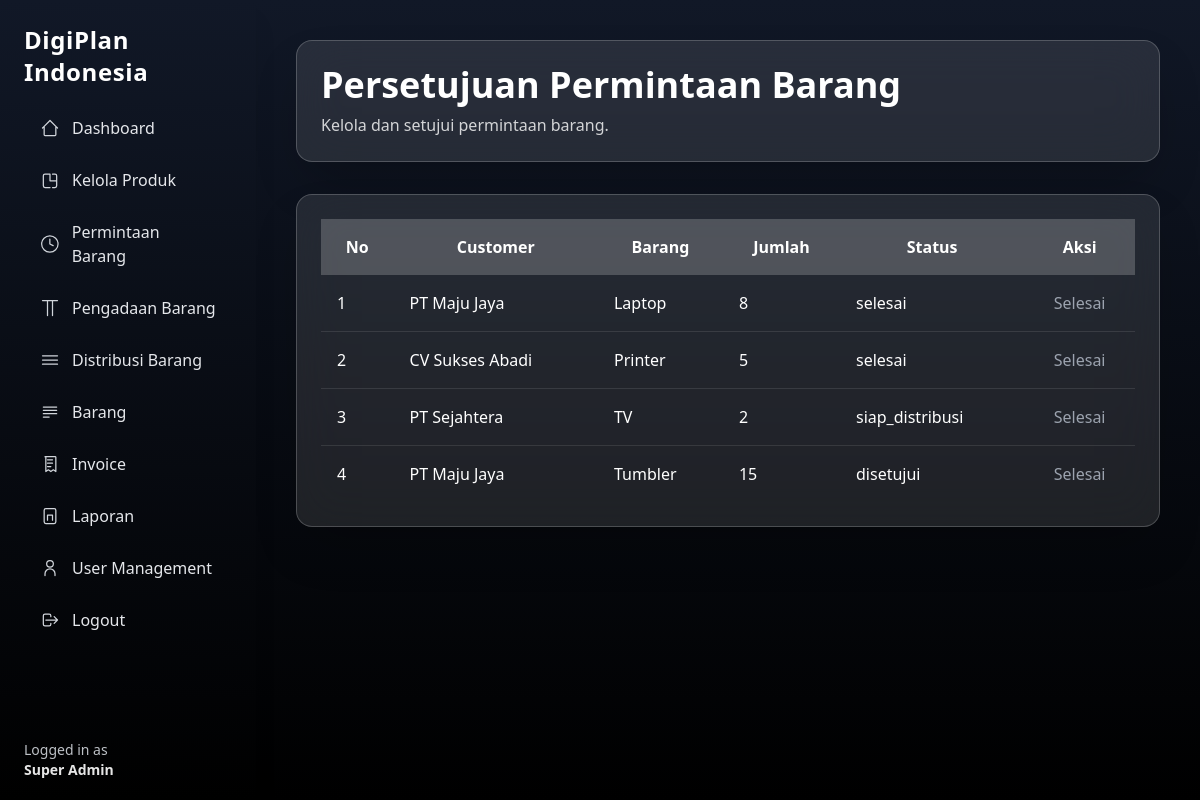
Before: /superadmin/item-approval.php (signed in) with the older database file.
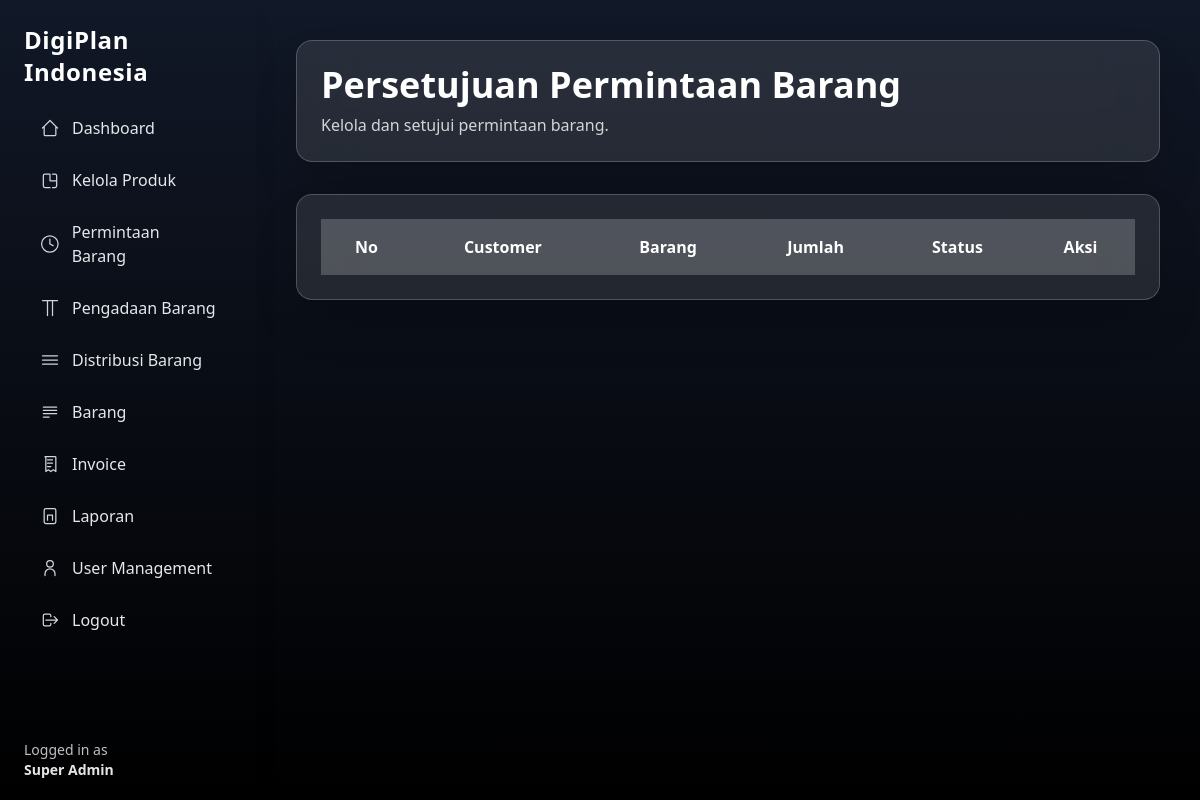
After: the same page with the newer database file.
### tables this page shows
CREATE TABLE permintaan_barang (
  id INT AUTO_INCREMENT PRIMARY KEY,
  kode_permintaan VARCHAR(50) UNIQUE,
  user_id INT,
  nama_barang VARCHAR(100),
  merk VARCHAR(100),
  warna VARCHAR(100),
  jumlah INT,
  status ENUM(
    'diajukan','ditolak','dibatalkan',
    'disetujui','dalam_pengadaan',
    'siap_distribusi','selesai'
  ),
  admin_id INT,
  tanggal_verifikasi DATETIME,
  catatan_admin TEXT,
  created_at TIMESTAMP DEFAULT CURRENT_TIMESTAMP,
  deleted_at DATETIME DEFAULT NULL,
  FOREIGN KEY (user_id) REFERENCES users(id),
  FOREIGN KEY (admin_id) REFERENCES users(id)
);

CREATE TABLE users (
  id INT AUTO_INCREMENT PRIMARY KEY,
  name VARCHAR(100),
  email VARCHAR(100) UNIQUE,
  password VARCHAR(255),
  role_id INT,
  created_at TIMESTAMP DEFAULT CURRENT_TIMESTAMP,
  deleted_at DATETIME DEFAULT NULL,
  FOREIGN KEY (role_id) REFERENCES roles(id)
);

### superadmin/item-approval-func.php (called while the page is built, shortened)
<?php
require '../include/conn.php';
$conn->set_charset('utf8mb4');
$sql = "
  SELECT
    pb.*,
    u.name AS nama_user,
    a.name AS nama_admin
  FROM permintaan_barang pb
  JOIN users u ON pb.user_id = u.id
  LEFT JOIN users a ON pb.admin_id = a.id
  ORDER BY pb.created_at DESC
";
$result = $conn->query($sql);

### superadmin/item-approval.php (the view, shortened to what this page needs)
<?php
require 'item-approval-func.php';
$data_permintaan = [];
while ($row = $result->fetch_assoc()) {
  $data_permintaan[] = $row;
}
?>
<!DOCTYPE html>
<html lang="en">
<head>
  <script src="https://cdn.tailwindcss.com"></script>
</head>
<body class="bg-gradient-to-b from-gray-900 to-black overflow-x-hidden"
  x-data="dropdownApp()">
  <div class="flex min-h-screen">
    <?php include '../include/layouts/sidebar-superadmin.php'; ?>
    <main class="ml-64 p-10 w-full">
      <div class="max-w-7xl mx-auto">
        <div class="backdrop-blur-xl bg-white/10 border border-white/20 p-6 rounded-2xl shadow-2xl mb-8">
          <h1 class="text-4xl font-bold text-white mb-2">Persetujuan Permintaan Barang</h1>
          <p class="text-white/80">Kelola dan setujui permintaan barang.</p>
        </div>
        <div class="backdrop-blur-xl bg-white/10 border border-white/20 p-6 rounded-2xl shadow-2xl">
          <div class="overflow-x-auto">
            <table class="w-full">
              <thead>
                <tr class="bg-white/20 text-white">
                  <th class="p-4">No</th>
                  <th class="p-4">Customer</th>
                  <th class="p-4">Barang</th>
                  <th class="p-4">Jumlah</th>
                  <th class="p-4">Status</th>
                  <th class="p-4 text-center">Aksi</th>
                </tr>
              </thead>
              <tbody class="divide-y divide-white/10">
                <?php $no = 1;
                foreach ($data_permintaan as $row): ?>
                  <tr class="hover:bg-white/5">
                    <td class="p-4 text-white"><?= $no++ ?></td>
                    <td class="p-4 text-white"><?= htmlspecialchars($row['nama_user']) ?></td>
                    <td class="p-4 text-white"><?= htmlspecialchars($row['nama_barang']) ?></td>
                    <td class="p-4 text-white"><?= $row['jumlah'] ?></td>
                    <td class="p-4 text-white"><?= $row['status'] ?></td>
                    <td class="p-4 text-center">
                      <?php if ($row['status'] === 'diajukan'): ?>
                        <button
                          @click="openDropdown($event, <?= $row['id'] ?>)"
                          class="w-8 h-8 rounded-full bg-white/20 hover:bg-white/30 text-white">
                          ⋮
                        </button>
                      <?php else: ?>
                        <span class="text-gray-400">Selesai</span>
                      <?php endif; ?>
                    </td>
                  </tr>
                <?php endforeach; ?>
              </tbody>
            </table>
          </div>
        </div>
      </div>
    </main>
  </div>
</body>
</html>

Changed rows visible on the page:
removed permintaan_barang: user.name "PT Maju Jaya", nama_barang "Laptop", jumlah "8", status "selesai", shows "Selesai"
removed permintaan_barang: user.name "CV Sukses Abadi", nama_barang "Printer", jumlah "5", status "selesai", shows "Selesai"
removed permintaan_barang: user.name "PT Sejahtera", nama_barang "TV", jumlah "2", status "siap_distribusi", shows "Selesai"
removed permintaan_barang: user.name "PT Maju Jaya", nama_barang "Tumbler", jumlah "15", status "disetujui", shows "Selesai"
